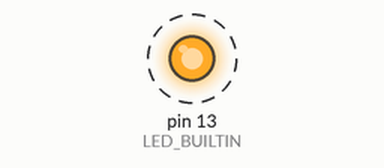
The sketch below on a simulated Arduino Uno, built with avr-gcc and run on an emulated ATmega328P. On the bench: output pins drawn as LEDs (lit = HIGH). Dashed ring = blinking. Random numbers use the default seed unless the sketch sets one; what the sketch prints to the serial monitor is not drawn.

Above: at 0.05 s.
Timing chart, 0 to 3.0 s (numbered marks = the images above):
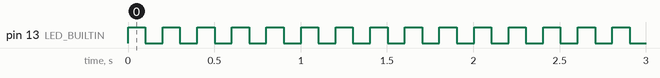

The sketch:

SerialMonitor.ino
```cpp
void setup() {
  Serial.begin(9600);
  pinMode(LED_BUILTIN, OUTPUT);
}

int value;

void loop() {
  value = random(100000, 999999);
  Serial.print('*');
  Serial.print(value);
  Serial.println('#');
  digitalWrite(LED_BUILTIN, HIGH);
  delay(100);
  digitalWrite(LED_BUILTIN, LOW);
  delay(100);
}
```

Measured:
- by itself, pin 13 (LED_BUILTIN): alternates HIGH for 0.10 s and LOW for 0.10 s
